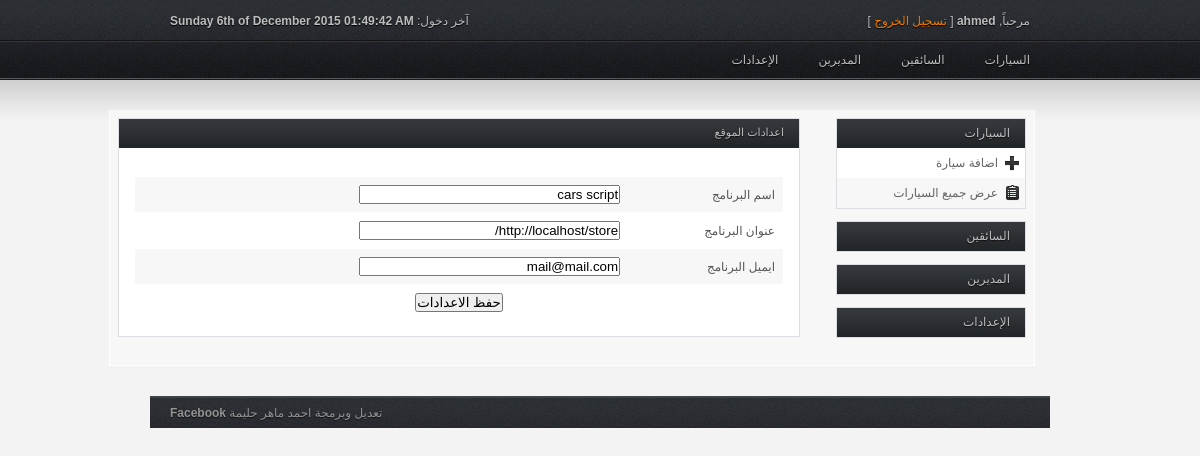
The page /settings.php (signed in) on the database its author committed.
### tables this page shows
CREATE TABLE IF NOT EXISTS `settings` (
  `name` varchar(255) NOT NULL,
  `url` varchar(255) NOT NULL,
  `email` varchar(255) NOT NULL
);

### settings.php (the view, shortened to what this page needs)
<?php
    $query = mysql_query("select * from settings");
    $row = mysql_fetch_assoc($query);
?>
<!DOCTYPE html PUBLIC "-//W3C//DTD XHTML 1.0 Transitional//EN" "http://www.w3.org/TR/xhtml1/DTD/xhtml1-transitional.dtd">
<html xmlns="http://www.w3.org/1999/xhtml" dir="rtl" lang="ar"><head>
<link rel="stylesheet" type="text/css" href="inc/style.css" media="screen">
<link rel="stylesheet" type="text/css" href="inc/navi.css" media="screen">
</head>
<body>
<div class="wrap">
	<div id="header">
		<div id="top">
			<div class="right">
				<p>مرحباً, <strong><?php echo $_SESSION['username'];?></strong> [ <a href="logout.php">تسجيل الخروج</a> ]</p>
			</div>
			<div class="left">
				<div class="align-right">
					<p>آخر دخول: <strong><?php echo $_SESSION['date']; ?></strong></p>
				</div>
			</div>
		</div>
		<div id="nav">
			<ul>
				<li class="upp"><a href="#">السيارات</a>
				</li>
				<li class="upp"><a href="#">السائقين</a>
				</li>
                <li class="upp"><a href="#">المديرين</a>
			    </li>
				<li class="upp"><a href="#">الإعدادات</a>
				</li>
			</ul>
		</div>
	</div>
	<div id="content">
        <table style="width: 890px;" align="center" border="0" >
            <tr>
                <td style="width: 190px;" valign="top">
		<div id="sidebar">
			<div class="box">
				<div class="h_title">السيارات</div>
				<ul style="display: block;" id="home">
					<li class="b1"><a class="icon add_page" href="addcar.php">اضافة سيارة</a></li>
					<li class="b2"><a class="icon report" href="showcars.php">عرض جميع السيارات</a></li>
				</ul>
			</div>
			<div class="box">
				<div class="h_title">السائقين</div>
			</div>
            <div class="box">
				<div class="h_title">المديرين</div>
			</div>
			<div class="box">
				<div class="h_title">الإعدادات</div>
			</div>
		</div>
                </td>
                <td valign="top">
        <div id="main">
            <div class="full_w">
                <div class="h_title">اعدادات الموقع</div>
                <br />
                <table align="center" border="0">
                <form action="settings.php" method="post" >
                    <tr>
                        <td>اسم البرنامج</td>
                        <td><input type="text" value="<?php echo $row['name']?>" name="name" size="30" /></td>
                    </tr>
                    <tr>
                        <td>عنوان البرنامج</td>
                        <td><input type="text" value="<?php echo $row['url']?>" name="url" size="30" /></td>
                    </tr>
                    <tr>
                        <td>ايميل البرنامج</td>
                        <td><input type="email" value="<?php echo $row['email']?>" name="email" size="30" /></td>
                    </tr>
                    <tr>
                        <td colspan="2" align="center">
                            <input type="submit" name="add" value="حفظ الاعدادات"/>
                        </td>
                    </tr>
                    </form>
                </table>
            </div>
        </div>
                </td>
            </tr>
           </table>
	</div>
	<div id="footer">
		<div class="left">
			<p>تعديل وبرمجة احمد ماهر حليمة <a target="_blank" href="https://www.facebook.com/yousseifweroquia">Facebook</a></p>
		</div>
	</div>
</body></html>

### inc/style.css (style rules this page uses)
* { margin: 0; padding: 0; }
body { background: #f3f3f3 url(bg_top.jpg) repeat-x; color: #bebebe; font-family: Tahoma, Arial, Helvetica, sans-serif; font-size: 12px; margin: 0; }
a { text-decoration: none; }
.wrap { margin: 0 auto; width: 900px; }
#header #top { height: 34px; padding: 14px 20px 0 20px; }
#header #top p { text-shadow: #000 0px 1px 1px; }
#header #top a { color: #f07e01; }
#content { margin: 30px 0 30px 0; }
#content .b1 { background: #ffffff; }
#content .b2 { background: #f7f7f7; }
#content tr:nth-child(even) { background: #ffffff; }
#content tr:nth-child(odd) { background: #f7f7f7; }
#content #sidebar { float: right; margin: 0 0 0 20px; width: 190px; }
#sidebar a { color: #656565; }
#sidebar .box { border: 1px solid #DCDDE1; margin: 0 0 12px 0; }
#sidebar .box .h_title { background: url(bg_box_head.jpg) repeat-x; color: #bebebe; cursor: pointer; font-size: 12px; font-weight: normal; height: 22px; padding: 7px 15px 0 0; text-shadow: #0E0E0E 0px 1px 1px; }
#sidebar .box ul { list-style: none; }
#sidebar .box ul li { padding: 8px 5px 8px 0px; }
.box ul li .icon { padding: 2px 22px 2px 0px; }
.box ul li .report { background: url(i_report.png) no-repeat center right; }
.box ul li .add_page { background: url(i_add_page.png) no-repeat center right; }
#main .full_w { background: #ffffff; border: 1px solid #DCDDE1; color: #848484; margin: 0 0 20px 0; }
#main .full_w .h_title, #main .half_w .h_title { background: url(bg_box_head.jpg) repeat-x; color: #bebebe; font-size: 11px; font-weight: normal; height: 22px; padding: 7px 15px 0 0; text-shadow: #0E0E0E 0px 1px 1px; }
#main form { margin: 15px; }
table { border-collapse: collapse; margin: 15px; width: 650px; }
table tr { border-left: 1px solid #ffffff; border-right: 1px solid #ffffff; }
table td { border-bottom: 1px solid #ffffff; border-top: 1px solid ffffff; color: #565656; padding: 8px; }
#footer { background: url(bg_top.jpg) repeat-x top center; border-top: 2px solid #404345; color: #939393; float: right; margin: 0 auto; padding: 8px 20px; text-shadow: #111111 0px 1px 1px; width: 860px; }
#footer a { color: #939393; font-weight: bold; }
.left { float: left; }
.right { float: right; }
.align-right { text-align: right; }

### inc/navi.css (style rules this page uses)
#header #nav { height: 27px; margin:0; padding: 5px 10px 0 20px; position: relative; }
#header #nav ul { list-style: none; }
#header #nav ul li.upp { display: inline; float: right; position: relative; margin: 0; text-align: center; }
#header #nav ul li.upp a { color: #bebebe; display: block; padding: 0px 10px 11px 30px; text-align: center; text-shadow: #000 0px 1px 1px; }

### rows shown on the page
settings: name "cars script", url "http://localhost/store/", email "mail@mail.com"

### other values the page prints
$_SESSION['username'] "ahmed"
$_SESSION['date'] "Sunday 6th of December 2015 01:49:42 AM"
